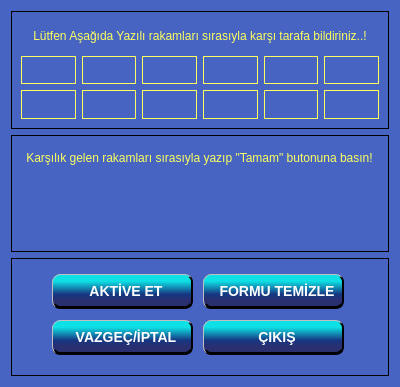
<?xml version="1.0" encoding="UTF-8"?>
<ui version="4.0">
 <class>main_dialog</class>
 <widget class="QDialog" name="main_dialog">
  <property name="geometry">
   <rect>
    <x>0</x>
    <y>0</y>
    <width>400</width>
    <height>387</height>
   </rect>
  </property>
  <property name="windowTitle">
   <string>Dialog</string>
  </property>
  <property name="styleSheet">
   <string notr="true">#main_dialog{background-color: #4764c3;}
QLabel{
background-color: none;
color:#fcff5d;
font: 'Grenada';
font-size: 14px;
}
QLabel#lbl_text_1, #lbl_text_2{
background-color: none;
color:#fcff5d;
font: 'Yu Gothic UI';
font-size: 12px;}
QPushButton {background-color: qlineargradient(x1:0, y1:0, x2:0, y2:1, stop:0.2 #0ee1e5, stop: 0.6 #3aa7b3, stop: 0.6 #163682, stop: 0.8 #2a2f6f);
    color: #fff;
    font-family: 'DatonaPro'; font-size: 14px; font-weight: bold; text-align: center;
    border-radius: 8px; border-top: 1px solid #C0C0C0; border-left: 1px solid #C0C0C0; border-right: 2px solid #000; 
	border-bottom: 3px solid #000; 
    padding-left : 8px;
    margin-right: 4px;  margin-bottom: 5px;  
    min-width: 130px;
	min-height: 30px;}
QPushButton:hover {
color:#d9cc37;
}
QPushButton:pressed {
color:red;
padding-top: 5px;
}
QLineEdit{
border: none;
color:#ffaa00;
background-color: transparent;
font: 'Grenada';
font-size: 14px;
}
QLineEdit:focus{
color: black;
background-color:#fff89b;
border-radius: 4px solid #000;
}</string>
  </property>
  <layout class="QGridLayout" name="gridLayout_7">
   <item row="0" column="0">
    <widget class="QFrame" name="top_frame">
     <property name="frameShape">
      <enum>QFrame::Shape::Box</enum>
     </property>
     <property name="frameShadow">
      <enum>QFrame::Shadow::Plain</enum>
     </property>
     <layout class="QGridLayout" name="gridLayout_2">
      <item row="0" column="0">
       <layout class="QGridLayout" name="gridLayout">
        <item row="1" column="4">
         <widget class="QLabel" name="lbl_rakamlar_5">
          <property name="font">
           <font>
            <family>Courier New</family>
            <pointsize>-1</pointsize>
            <italic>false</italic>
            <bold>false</bold>
           </font>
          </property>
          <property name="frameShape">
           <enum>QFrame::Shape::Box</enum>
          </property>
          <property name="text">
           <string/>
          </property>
          <property name="alignment">
           <set>Qt::AlignmentFlag::AlignCenter</set>
          </property>
         </widget>
        </item>
        <item row="1" column="5">
         <widget class="QLabel" name="lbl_rakamlar_6">
          <property name="font">
           <font>
            <family>Courier New</family>
            <pointsize>-1</pointsize>
            <italic>false</italic>
            <bold>false</bold>
           </font>
          </property>
          <property name="frameShape">
           <enum>QFrame::Shape::Box</enum>
          </property>
          <property name="text">
           <string/>
          </property>
          <property name="alignment">
           <set>Qt::AlignmentFlag::AlignCenter</set>
          </property>
         </widget>
        </item>
        <item row="2" column="1">
         <widget class="QLabel" name="lbl_rakamlar_8">
          <property name="font">
           <font>
            <family>Courier New</family>
            <pointsize>-1</pointsize>
            <italic>false</italic>
            <bold>false</bold>
           </font>
          </property>
          <property name="frameShape">
           <enum>QFrame::Shape::Box</enum>
          </property>
          <property name="text">
           <string/>
          </property>
          <property name="alignment">
           <set>Qt::AlignmentFlag::AlignCenter</set>
          </property>
         </widget>
        </item>
        <item row="2" column="0">
         <widget class="QLabel" name="lbl_rakamlar_7">
          <property name="font">
           <font>
            <family>Courier New</family>
            <pointsize>-1</pointsize>
            <italic>false</italic>
            <bold>false</bold>
           </font>
          </property>
          <property name="frameShape">
           <enum>QFrame::Shape::Box</enum>
          </property>
          <property name="text">
           <string/>
          </property>
          <property name="alignment">
           <set>Qt::AlignmentFlag::AlignCenter</set>
          </property>
         </widget>
        </item>
        <item row="2" column="5">
         <widget class="QLabel" name="lbl_rakamlar_12">
          <property name="font">
           <font>
            <family>Courier New</family>
            <pointsize>-1</pointsize>
            <italic>false</italic>
            <bold>false</bold>
           </font>
          </property>
          <property name="frameShape">
           <enum>QFrame::Shape::Box</enum>
          </property>
          <property name="text">
           <string/>
          </property>
          <property name="alignment">
           <set>Qt::AlignmentFlag::AlignCenter</set>
          </property>
         </widget>
        </item>
        <item row="1" column="3">
         <widget class="QLabel" name="lbl_rakamlar_4">
          <property name="font">
           <font>
            <family>Courier New</family>
            <pointsize>-1</pointsize>
            <italic>false</italic>
            <bold>false</bold>
           </font>
          </property>
          <property name="frameShape">
           <enum>QFrame::Shape::Box</enum>
          </property>
          <property name="text">
           <string/>
          </property>
          <property name="alignment">
           <set>Qt::AlignmentFlag::AlignCenter</set>
          </property>
         </widget>
        </item>
        <item row="2" column="3">
         <widget class="QLabel" name="lbl_rakamlar_10">
          <property name="font">
           <font>
            <family>Courier New</family>
            <pointsize>-1</pointsize>
            <italic>false</italic>
            <bold>false</bold>
           </font>
          </property>
          <property name="frameShape">
           <enum>QFrame::Shape::Box</enum>
          </property>
          <property name="text">
           <string/>
          </property>
          <property name="alignment">
           <set>Qt::AlignmentFlag::AlignCenter</set>
          </property>
         </widget>
        </item>
        <item row="1" column="1">
         <widget class="QLabel" name="lbl_rakamlar_2">
          <property name="font">
           <font>
            <family>Courier New</family>
            <pointsize>-1</pointsize>
            <italic>false</italic>
            <bold>false</bold>
           </font>
          </property>
          <property name="frameShape">
           <enum>QFrame::Shape::Box</enum>
          </property>
          <property name="text">
           <string/>
          </property>
          <property name="alignment">
           <set>Qt::AlignmentFlag::AlignCenter</set>
          </property>
         </widget>
        </item>
        <item row="2" column="4">
         <widget class="QLabel" name="lbl_rakamlar_11">
          <property name="font">
           <font>
            <family>Courier New</family>
            <pointsize>-1</pointsize>
            <italic>false</italic>
            <bold>false</bold>
           </font>
          </property>
          <property name="frameShape">
           <enum>QFrame::Shape::Box</enum>
          </property>
          <property name="text">
           <string/>
          </property>
          <property name="alignment">
           <set>Qt::AlignmentFlag::AlignCenter</set>
          </property>
         </widget>
        </item>
        <item row="1" column="0">
         <widget class="QLabel" name="lbl_rakamlar_1">
          <property name="font">
           <font>
            <family>Courier New</family>
            <pointsize>-1</pointsize>
            <italic>false</italic>
            <bold>false</bold>
           </font>
          </property>
          <property name="frameShape">
           <enum>QFrame::Shape::Box</enum>
          </property>
          <property name="text">
           <string/>
          </property>
          <property name="alignment">
           <set>Qt::AlignmentFlag::AlignCenter</set>
          </property>
         </widget>
        </item>
        <item row="1" column="2">
         <widget class="QLabel" name="lbl_rakamlar_3">
          <property name="font">
           <font>
            <family>Courier New</family>
            <pointsize>-1</pointsize>
            <italic>false</italic>
            <bold>false</bold>
           </font>
          </property>
          <property name="frameShape">
           <enum>QFrame::Shape::Box</enum>
          </property>
          <property name="text">
           <string/>
          </property>
          <property name="alignment">
           <set>Qt::AlignmentFlag::AlignCenter</set>
          </property>
         </widget>
        </item>
        <item row="2" column="2">
         <widget class="QLabel" name="lbl_rakamlar_9">
          <property name="font">
           <font>
            <family>Courier New</family>
            <pointsize>-1</pointsize>
            <italic>false</italic>
            <bold>false</bold>
           </font>
          </property>
          <property name="frameShape">
           <enum>QFrame::Shape::Box</enum>
          </property>
          <property name="text">
           <string/>
          </property>
          <property name="alignment">
           <set>Qt::AlignmentFlag::AlignCenter</set>
          </property>
         </widget>
        </item>
        <item row="0" column="0" colspan="6">
         <widget class="QLabel" name="lbl_text_1">
          <property name="text">
           <string>Lütfen Aşağıda Yazılı rakamları sırasıyla karşı tarafa bildiriniz..!</string>
          </property>
          <property name="alignment">
           <set>Qt::AlignmentFlag::AlignCenter</set>
          </property>
         </widget>
        </item>
       </layout>
      </item>
     </layout>
    </widget>
   </item>
   <item row="1" column="0">
    <widget class="QFrame" name="middle_frame">
     <property name="frameShape">
      <enum>QFrame::Shape::Box</enum>
     </property>
     <property name="frameShadow">
      <enum>QFrame::Shadow::Plain</enum>
     </property>
     <layout class="QGridLayout" name="gridLayout_3">
      <item row="0" column="0">
       <layout class="QGridLayout" name="gridLayout_4">
        <item row="1" column="5">
         <widget class="QLineEdit" name="txt_rakamlar_5">
          <property name="sizePolicy">
           <sizepolicy hsizetype="Fixed" vsizetype="Fixed">
            <horstretch>0</horstretch>
            <verstretch>0</verstretch>
           </sizepolicy>
          </property>
          <property name="minimumSize">
           <size>
            <width>50</width>
            <height>30</height>
           </size>
          </property>
          <property name="maximumSize">
           <size>
            <width>50</width>
            <height>30</height>
           </size>
          </property>
          <property name="maxLength">
           <number>2</number>
          </property>
         </widget>
        </item>
        <item row="1" column="4">
         <widget class="QLineEdit" name="txt_rakamlar_4">
          <property name="sizePolicy">
           <sizepolicy hsizetype="Fixed" vsizetype="Fixed">
            <horstretch>0</horstretch>
            <verstretch>0</verstretch>
           </sizepolicy>
          </property>
          <property name="minimumSize">
           <size>
            <width>50</width>
            <height>30</height>
           </size>
          </property>
          <property name="maximumSize">
           <size>
            <width>50</width>
            <height>30</height>
           </size>
          </property>
          <property name="maxLength">
           <number>2</number>
          </property>
         </widget>
        </item>
        <item row="2" column="1">
         <widget class="QLineEdit" name="txt_rakamlar_7">
          <property name="sizePolicy">
           <sizepolicy hsizetype="Fixed" vsizetype="Fixed">
            <horstretch>0</horstretch>
            <verstretch>0</verstretch>
           </sizepolicy>
          </property>
          <property name="minimumSize">
           <size>
            <width>50</width>
            <height>30</height>
           </size>
          </property>
          <property name="maximumSize">
           <size>
            <width>50</width>
            <height>30</height>
           </size>
          </property>
          <property name="maxLength">
           <number>2</number>
          </property>
         </widget>
        </item>
        <item row="1" column="2">
         <widget class="QLineEdit" name="txt_rakamlar_2">
          <property name="sizePolicy">
           <sizepolicy hsizetype="Fixed" vsizetype="Fixed">
            <horstretch>0</horstretch>
            <verstretch>0</verstretch>
           </sizepolicy>
          </property>
          <property name="minimumSize">
           <size>
            <width>50</width>
            <height>30</height>
           </size>
          </property>
          <property name="maximumSize">
           <size>
            <width>50</width>
            <height>30</height>
           </size>
          </property>
          <property name="maxLength">
           <number>2</number>
          </property>
         </widget>
        </item>
        <item row="1" column="1">
         <widget class="QLineEdit" name="txt_rakamlar_1">
          <property name="sizePolicy">
           <sizepolicy hsizetype="Fixed" vsizetype="Fixed">
            <horstretch>0</horstretch>
            <verstretch>0</verstretch>
           </sizepolicy>
          </property>
          <property name="minimumSize">
           <size>
            <width>50</width>
            <height>30</height>
           </size>
          </property>
          <property name="maximumSize">
           <size>
            <width>50</width>
            <height>30</height>
           </size>
          </property>
          <property name="maxLength">
           <number>2</number>
          </property>
         </widget>
        </item>
        <item row="1" column="3">
         <widget class="QLineEdit" name="txt_rakamlar_3">
          <property name="sizePolicy">
           <sizepolicy hsizetype="Fixed" vsizetype="Fixed">
            <horstretch>0</horstretch>
            <verstretch>0</verstretch>
           </sizepolicy>
          </property>
          <property name="minimumSize">
           <size>
            <width>50</width>
            <height>30</height>
           </size>
          </property>
          <property name="maximumSize">
           <size>
            <width>50</width>
            <height>30</height>
           </size>
          </property>
          <property name="maxLength">
           <number>2</number>
          </property>
         </widget>
        </item>
        <item row="1" column="6">
         <widget class="QLineEdit" name="txt_rakamlar_6">
          <property name="sizePolicy">
           <sizepolicy hsizetype="Fixed" vsizetype="Fixed">
            <horstretch>0</horstretch>
            <verstretch>0</verstretch>
           </sizepolicy>
          </property>
          <property name="minimumSize">
           <size>
            <width>50</width>
            <height>30</height>
           </size>
          </property>
          <property name="maximumSize">
           <size>
            <width>50</width>
            <height>30</height>
           </size>
          </property>
          <property name="maxLength">
           <number>2</number>
          </property>
         </widget>
        </item>
        <item row="2" column="2">
         <widget class="QLineEdit" name="txt_rakamlar_8">
          <property name="sizePolicy">
           <sizepolicy hsizetype="Fixed" vsizetype="Fixed">
            <horstretch>0</horstretch>
            <verstretch>0</verstretch>
           </sizepolicy>
          </property>
          <property name="minimumSize">
           <size>
            <width>50</width>
            <height>30</height>
           </size>
          </property>
          <property name="maximumSize">
           <size>
            <width>50</width>
            <height>30</height>
           </size>
          </property>
          <property name="maxLength">
           <number>2</number>
          </property>
         </widget>
        </item>
        <item row="2" column="3">
         <widget class="QLineEdit" name="txt_rakamlar_9">
          <property name="sizePolicy">
           <sizepolicy hsizetype="Fixed" vsizetype="Fixed">
            <horstretch>0</horstretch>
            <verstretch>0</verstretch>
           </sizepolicy>
          </property>
          <property name="minimumSize">
           <size>
            <width>50</width>
            <height>30</height>
           </size>
          </property>
          <property name="maximumSize">
           <size>
            <width>50</width>
            <height>30</height>
           </size>
          </property>
          <property name="maxLength">
           <number>2</number>
          </property>
         </widget>
        </item>
        <item row="2" column="4">
         <widget class="QLineEdit" name="txt_rakamlar_10">
          <property name="sizePolicy">
           <sizepolicy hsizetype="Fixed" vsizetype="Fixed">
            <horstretch>0</horstretch>
            <verstretch>0</verstretch>
           </sizepolicy>
          </property>
          <property name="minimumSize">
           <size>
            <width>50</width>
            <height>30</height>
           </size>
          </property>
          <property name="maximumSize">
           <size>
            <width>50</width>
            <height>30</height>
           </size>
          </property>
          <property name="maxLength">
           <number>2</number>
          </property>
         </widget>
        </item>
        <item row="2" column="5">
         <widget class="QLineEdit" name="txt_rakamlar_11">
          <property name="sizePolicy">
           <sizepolicy hsizetype="Fixed" vsizetype="Fixed">
            <horstretch>0</horstretch>
            <verstretch>0</verstretch>
           </sizepolicy>
          </property>
          <property name="minimumSize">
           <size>
            <width>50</width>
            <height>30</height>
           </size>
          </property>
          <property name="maximumSize">
           <size>
            <width>50</width>
            <height>30</height>
           </size>
          </property>
          <property name="maxLength">
           <number>2</number>
          </property>
         </widget>
        </item>
        <item row="2" column="6">
         <widget class="QLineEdit" name="txt_rakamlar_12">
          <property name="sizePolicy">
           <sizepolicy hsizetype="Fixed" vsizetype="Fixed">
            <horstretch>0</horstretch>
            <verstretch>0</verstretch>
           </sizepolicy>
          </property>
          <property name="minimumSize">
           <size>
            <width>50</width>
            <height>30</height>
           </size>
          </property>
          <property name="maximumSize">
           <size>
            <width>50</width>
            <height>30</height>
           </size>
          </property>
          <property name="maxLength">
           <number>2</number>
          </property>
         </widget>
        </item>
        <item row="0" column="1" colspan="6">
         <widget class="QLabel" name="lbl_text_2">
          <property name="text">
           <string>Karşılık gelen rakamları sırasıyla yazıp &quot;Tamam&quot; butonuna basın!</string>
          </property>
          <property name="alignment">
           <set>Qt::AlignmentFlag::AlignCenter</set>
          </property>
         </widget>
        </item>
       </layout>
      </item>
     </layout>
    </widget>
   </item>
   <item row="2" column="0">
    <widget class="QFrame" name="bottom_frame">
     <property name="frameShape">
      <enum>QFrame::Shape::Box</enum>
     </property>
     <property name="frameShadow">
      <enum>QFrame::Shadow::Plain</enum>
     </property>
     <layout class="QGridLayout" name="gridLayout_6">
      <item row="0" column="0">
       <layout class="QGridLayout" name="gridLayout_5">
        <item row="0" column="0">
         <widget class="QPushButton" name="btn_active_et">
          <property name="sizePolicy">
           <sizepolicy hsizetype="Fixed" vsizetype="Fixed">
            <horstretch>0</horstretch>
            <verstretch>0</verstretch>
           </sizepolicy>
          </property>
          <property name="minimumSize">
           <size>
            <width>145</width>
            <height>39</height>
           </size>
          </property>
          <property name="maximumSize">
           <size>
            <width>120</width>
            <height>40</height>
           </size>
          </property>
          <property name="text">
           <string>AKTİVE ET</string>
          </property>
         </widget>
        </item>
        <item row="1" column="0">
         <widget class="QPushButton" name="btn_cancel">
          <property name="sizePolicy">
           <sizepolicy hsizetype="Fixed" vsizetype="Fixed">
            <horstretch>0</horstretch>
            <verstretch>0</verstretch>
           </sizepolicy>
          </property>
          <property name="minimumSize">
           <size>
            <width>145</width>
            <height>39</height>
           </size>
          </property>
          <property name="maximumSize">
           <size>
            <width>120</width>
            <height>40</height>
           </size>
          </property>
          <property name="text">
           <string>VAZGEÇ/İPTAL</string>
          </property>
         </widget>
        </item>
        <item row="0" column="1">
         <widget class="QPushButton" name="btn_clear">
          <property name="sizePolicy">
           <sizepolicy hsizetype="Fixed" vsizetype="Fixed">
            <horstretch>0</horstretch>
            <verstretch>0</verstretch>
           </sizepolicy>
          </property>
          <property name="minimumSize">
           <size>
            <width>145</width>
            <height>39</height>
           </size>
          </property>
          <property name="maximumSize">
           <size>
            <width>120</width>
            <height>40</height>
           </size>
          </property>
          <property name="text">
           <string>FORMU TEMİZLE</string>
          </property>
         </widget>
        </item>
        <item row="1" column="1">
         <widget class="QPushButton" name="btn_exit">
          <property name="sizePolicy">
           <sizepolicy hsizetype="Fixed" vsizetype="Fixed">
            <horstretch>0</horstretch>
            <verstretch>0</verstretch>
           </sizepolicy>
          </property>
          <property name="minimumSize">
           <size>
            <width>145</width>
            <height>39</height>
           </size>
          </property>
          <property name="maximumSize">
           <size>
            <width>120</width>
            <height>40</height>
           </size>
          </property>
          <property name="text">
           <string>ÇIKIŞ</string>
          </property>
         </widget>
        </item>
       </layout>
      </item>
     </layout>
    </widget>
   </item>
  </layout>
 </widget>
 <tabstops>
  <tabstop>txt_rakamlar_1</tabstop>
  <tabstop>txt_rakamlar_2</tabstop>
  <tabstop>txt_rakamlar_3</tabstop>
  <tabstop>txt_rakamlar_4</tabstop>
  <tabstop>txt_rakamlar_5</tabstop>
  <tabstop>txt_rakamlar_6</tabstop>
  <tabstop>txt_rakamlar_7</tabstop>
  <tabstop>txt_rakamlar_8</tabstop>
  <tabstop>txt_rakamlar_9</tabstop>
  <tabstop>txt_rakamlar_10</tabstop>
  <tabstop>txt_rakamlar_11</tabstop>
  <tabstop>txt_rakamlar_12</tabstop>
  <tabstop>btn_active_et</tabstop>
  <tabstop>btn_clear</tabstop>
  <tabstop>btn_cancel</tabstop>
  <tabstop>btn_exit</tabstop>
 </tabstops>
 <resources/>
 <connections/>
</ui>
